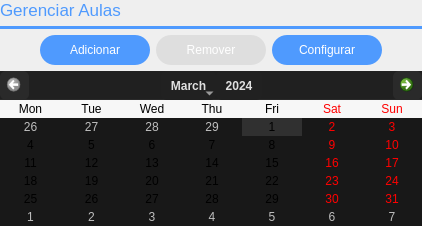
      <widget class="QWidget" name="page_lesson">
       <layout class="QVBoxLayout" name="verticalLayout_3">
        <property name="spacing">
         <number>6</number>
        </property>
        <property name="leftMargin">
         <number>0</number>
        </property>
        <property name="topMargin">
         <number>0</number>
        </property>
        <property name="rightMargin">
         <number>0</number>
        </property>
        <property name="bottomMargin">
         <number>0</number>
        </property>
        <item>
         <layout class="QVBoxLayout" name="verticalLayout">
          <property name="bottomMargin">
           <number>0</number>
          </property>
          <item>
           <widget class="QLabel" name="label_page_account">
            <property name="font">
             <font>
              <pointsize>13</pointsize>
             </font>
            </property>
            <property name="styleSheet">
             <string notr="true">color: #4F9AFE</string>
            </property>
            <property name="text">
             <string>Gerenciar Aulas</string>
            </property>
           </widget>
          </item>
          <item>
           <widget class="Line" name="line_page_account">
            <property name="styleSheet">
             <string notr="true"> border: none;
                            background: #4F9AFE;</string>
            </property>
            <property name="orientation">
             <enum>Qt::Orientation::Horizontal</enum>
            </property>
           </widget>
          </item>
         </layout>
        </item>
        <item>
         <layout class="QHBoxLayout" name="horizontalLayout">
          <property name="topMargin">
           <number>0</number>
          </property>
          <item>
           <spacer name="horizontalSpacer">
            <property name="orientation">
             <enum>Qt::Orientation::Horizontal</enum>
            </property>
            <property name="sizeHint" stdset="0">
             <size>
              <width>40</width>
              <height>20</height>
             </size>
            </property>
           </spacer>
          </item>
          <item>
           <widget class="QPushButton" name="btn_add_account">
            <property name="enabled">
             <bool>true</bool>
            </property>
            <property name="minimumSize">
             <size>
              <width>110</width>
              <height>30</height>
             </size>
            </property>
            <property name="maximumSize">
             <size>
              <width>250</width>
              <height>30</height>
             </size>
            </property>
            <property name="styleSheet">
             <string notr="true">QPushButton {
                            background: #4F9AFE;
                            color: white;
                            border-radius: 15px;
                            }

                            QPushButton:hover {
                            background-color: rgb(59, 116, 190);
                            color: white;
                            }

                            QPushButton:disabled{
                            background-color: rgb(222, 222, 222);
                            }</string>
            </property>
            <property name="text">
             <string>Adicionar</string>
            </property>
            <property name="icon">
             <iconset>
              <normaloff>../../../../../2tec/engagement-telegram/views/icons/plus.png</normaloff>../../../../../2tec/engagement-telegram/views/icons/plus.png</iconset>
            </property>
           </widget>
          </item>
          <item>
           <widget class="QPushButton" name="btn_remove_account">
            <property name="enabled">
             <bool>false</bool>
            </property>
            <property name="minimumSize">
             <size>
              <width>110</width>
              <height>30</height>
             </size>
            </property>
            <property name="maximumSize">
             <size>
              <width>250</width>
              <height>30</height>
             </size>
            </property>
            <property name="styleSheet">
             <string notr="true">QPushButton {
                            background: #4F9AFE;
                            color: white;
                            border-radius: 15px;
                            }

                            QPushButton:hover {
                            background-color: rgb(59, 116, 190);
                            color: white;
                            }

                            QPushButton:disabled{
                            background-color: rgb(222, 222, 222);
                            }</string>
            </property>
            <property name="text">
             <string>Remover</string>
            </property>
            <property name="icon">
             <iconset>
              <normaloff>../../../../../2tec/engagement-telegram/views/icons/delete.png</normaloff>../../../../../2tec/engagement-telegram/views/icons/delete.png</iconset>
            </property>
           </widget>
          </item>
          <item>
           <widget class="QPushButton" name="btn_lesson_configuration">
            <property name="minimumSize">
             <size>
              <width>110</width>
              <height>30</height>
             </size>
            </property>
            <property name="styleSheet">
             <string notr="true">QPushButton {
                            background: #4F9AFE;
                            color: white;
                            border-radius: 15px;
                            }

                            QPushButton:hover {
                            background-color: rgb(59, 116, 190);
                            color: white;
                            }

                            QPushButton:disabled{
                            background-color: rgb(222, 222, 222);
                            }</string>
            </property>
            <property name="text">
             <string>Configurar</string>
            </property>
           </widget>
          </item>
          <item>
           <spacer name="horizontalSpacer_2">
            <property name="orientation">
             <enum>Qt::Orientation::Horizontal</enum>
            </property>
            <property name="sizeHint" stdset="0">
             <size>
              <width>40</width>
              <height>20</height>
             </size>
            </property>
           </spacer>
          </item>
         </layout>
        </item>
        <item>
         <widget class="QCalendarWidget" name="calendarWidget">
          <property name="styleSheet">
           <string notr="true">QCalendarWidget {
	background-color: #181818;
	color: #e0e0e0;
	border: 1px solid #2a2a2a;
}

/* Barra de navegação (mês/ano) */
QCalendarWidget QWidget#qt_calendar_navigationbar {
	background-color: #202020;
	border-bottom: 1px solid #2a2a2a;
}

/* Botões de navegação */
QCalendarWidget QToolButton {
	color: #e0e0e0;
	background-color: #2a2a2a;
	border-radius: 6px;
	padding: 5px;
}

QCalendarWidget QToolButton:hover {
	background-color: #3a3a3a;
}

QCalendarWidget QToolButton:pressed {
	background-color: #505050;
}

/* Label do mês/ano */
QCalendarWidget QToolButton#qt_calendar_monthbutton,
QCalendarWidget QToolButton#qt_calendar_yearbutton {
	background-color: #212121 ;
	font-weight: bold;
}

/* Dias da semana */
QCalendarWidget QHeaderView::section {
	background-color: #212121 ;
	color: #fff;
	padding: 4px;
	border: none;
}

/* Área dos dias */
QCalendarWidget QAbstractItemView {
	background-color: #181818;
	selection-background-color: #303030;
	selection-color: #000000;
	outline: 0;
}

/* Dia atual (hoje) */
QCalendarWidget QAbstractItemView::item: !selected: !disabled:today {
	background-color: #2f2f2f;
	border: 1px solid #3daee9;
	color: #ffffff;
}

/* Dias fora do mês */
QCalendarWidget QAbstractItemView::item:disabled {
	color: #555555;
}

/* Hover nos dias */
QCalendarWidget QAbstractItemView::item:hover {
	background-color: #2a2a2a;
}</string>
          </property>
          <property name="minimumDate">
           <date>
            <year>2024</year>
            <month>3</month>
            <day>1</day>
           </date>
          </property>
          <property name="maximumDate">
           <date>
            <year>2100</year>
            <month>12</month>
            <day>31</day>
           </date>
          </property>
          <property name="gridVisible">
           <bool>false</bool>
          </property>
          <property name="horizontalHeaderFormat">
           <enum>QCalendarWidget::HorizontalHeaderFormat::ShortDayNames</enum>
          </property>
          <property name="verticalHeaderFormat">
           <enum>QCalendarWidget::VerticalHeaderFormat::NoVerticalHeader</enum>
          </property>
          <property name="navigationBarVisible">
           <bool>true</bool>
          </property>
          <property name="dateEditEnabled">
           <bool>true</bool>
          </property>
         </widget>
        </item>
       </layout>
      </widget>
